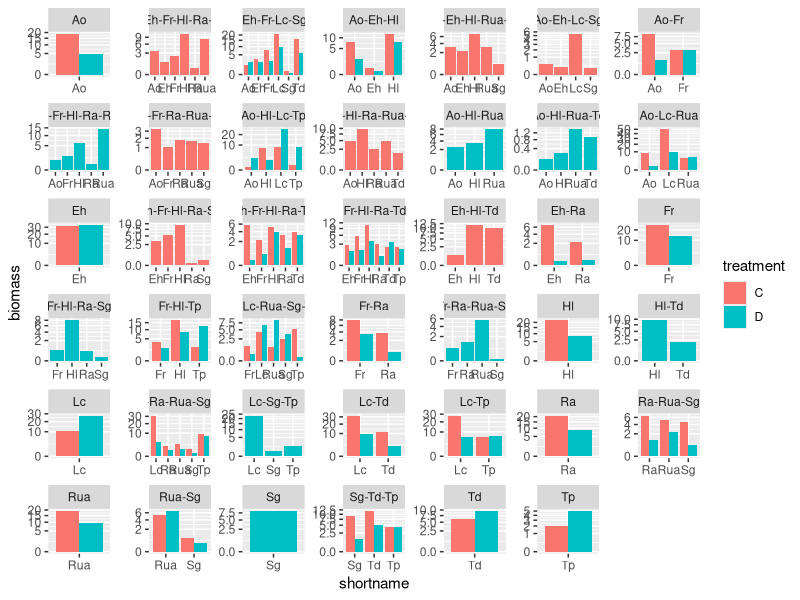
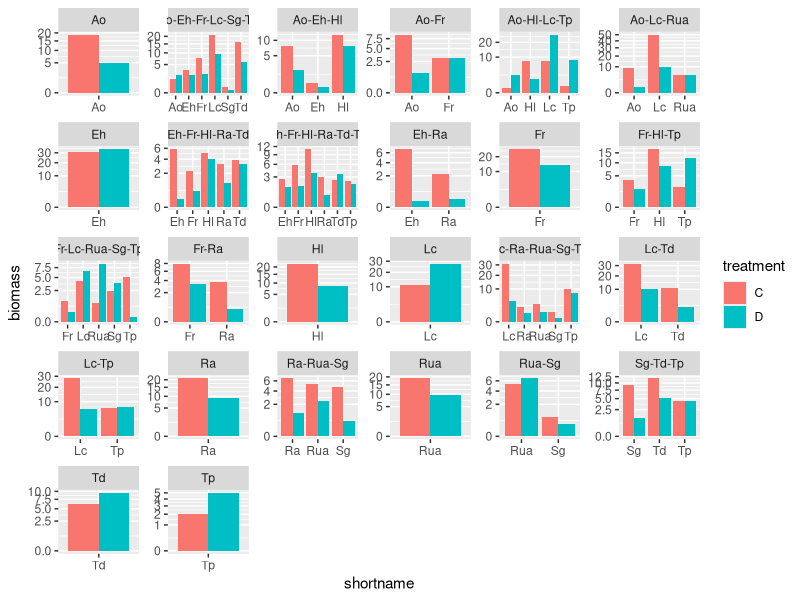
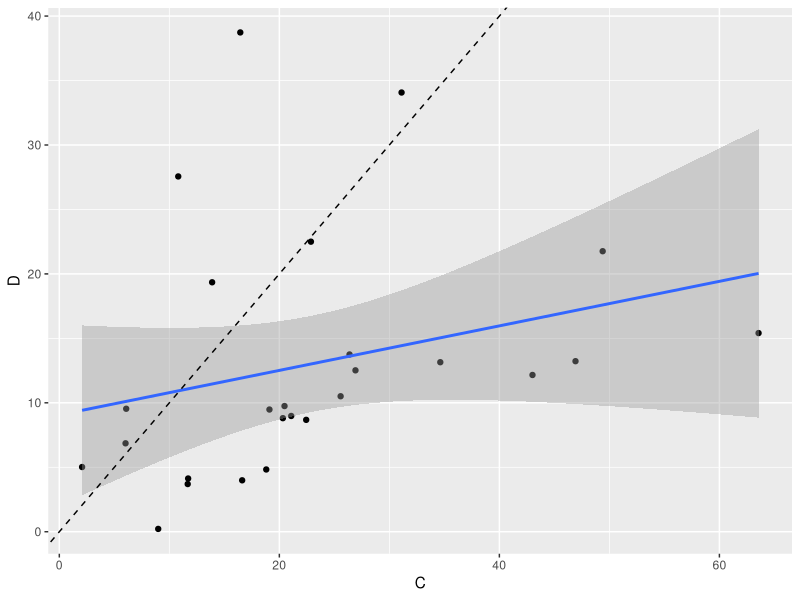
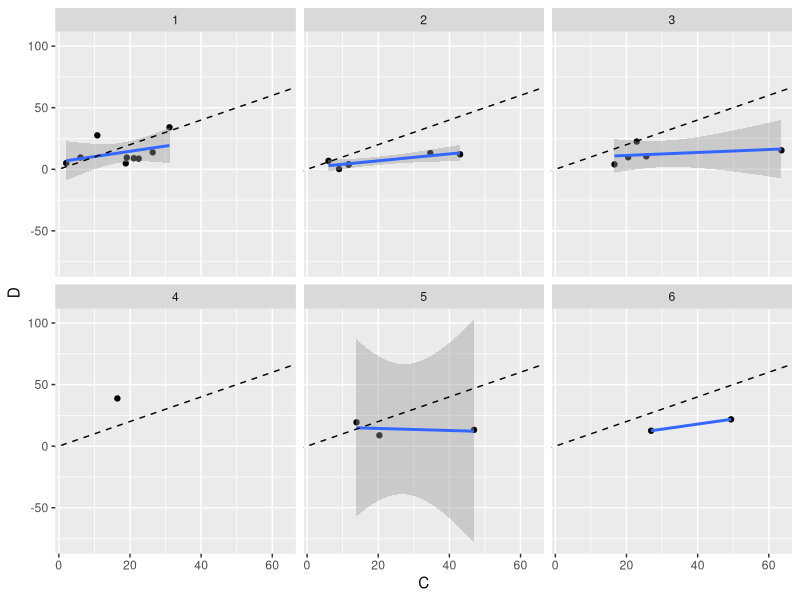

Recreate these plots in R, in order.
## ---- chunk 1
library(readxl)
library(tidyverse)
# by default, read first sheet
# you can specify the name of the sheet
dt <- read_xlsx(path = "../data/Kreyling_et_al.xlsx", sheet = "data")
# or specify the index of the sheet (here, 2nd)
sp <- read_xlsx(path = "../data/Kreyling_et_al.xlsx", sheet = 2)
## ---- chunk 2
# this will show only what fits on the screen
sp
## ---- chunk 3
glimpse(dt)
## ---- chunk 4
dt <- dt %>% 
  select(label, treatment, country, `species name`, 
         subset, `Biomass (g dryweight)`, timing)
dt
## ---- chunk 5
dt <- dt %>% 
  rename(biomass = `Biomass (g dryweight)`, 
         species_name = `species name`)
dt
## ---- chunk 6
dt1 <- dt %>% 
  filter(country == "BE", subset == "species", 
         species_name != "community", 
         is.na(biomass) == FALSE, biomass > 0,
         timing == "post")
## ---- chunk 7
# this does not alter the data, 
# because we are not assigning it to a tibble
dt1 %>% select(species_name) %>% distinct()
## ---- chunk 8
dt1 %>% select(treatment) %>% distinct()
## ---- chunk 9
dt1 %>% select(label) %>% distinct()
## ---- chunk 10
dt1 %>% count(species_name, treatment)
## ---- chunk 11
dt1 %>% count(label)
dt1 %>% 
  count(label) %>% 
  arrange(desc(n)) # desc(x) for descending order
## ---- chunk 12
# this is in tidy (longer) format
dt1 %>% count(species_name, treatment)
# this is in wider format
dt1 %>% 
  count(species_name, treatment) %>% 
  pivot_wider(names_from = treatment, values_from = n) 
# use treatment as column names, and fill each cell with the count
## ---- chunk 13
# go back and forth
dt1 %>% 
  count(species_name, treatment) %>% 
  # from tidy to wider
  pivot_wider(names_from = treatment, values_from = n) %>% 
  # from wide to tidy
  pivot_longer(names_to = "treatment", values_to = "biomass", cols = c(C, D))
## ---- chunk 14
dt2 <- tibble(country = c("BE", "BE", "DE"), 
              treatment = c("C", "D", "D"))
dt2
dt3 <- inner_join(dt, dt2) # only keep BE, C; BE, D; DE, D
dt3 <- anti_join(dt, dt2) # exclude BE, C; BE, D; DE, D
## ---- chunk 15
dt2 <- dt1 %>% # now join the two tables
  inner_join(sp, by  = c("species_name" = "speciescode")) %>% 
  # remove a few columns that we won't need to keep the table small
  select(label, treatment, species, shortname, biomass)
## ---- chunk 16
dt2 <- dt2 %>% 
  # this adds an invisible column specifying group structure
  group_by(label, treatment) %>% 
  # mutate is used to create a new column that is a function of the 
  # current columns
  mutate(community_label = paste(sort(shortname), collapse = "-"))
dt2
# if we want to remove the group information, use `ungroup`
dt2 <- dt2 %>% ungroup()
## ---- chunk 17
dt2 %>%  # color by treatment
  ggplot(aes(x = shortname, y = biomass, fill = treatment)) + 
  # plot bars next to each other
  geom_col(position = "dodge") +
  # one panel per community
  facet_wrap(~community_label, scales = "free")  + 
  # use sqrt scale in y axis
  scale_y_sqrt()
## ---- chunk 18
unpaired <- dt2 %>% 
  select(community_label, treatment) %>% 
  distinct() %>% 
  count(community_label) %>% 
  filter(n < 2) %>% 
  select(community_label) # these are the labels of unpaired

dt2 %>%  # remove unpaired
  anti_join(unpaired) %>% 
  ggplot(aes(x = shortname, y = biomass, fill = treatment)) + 
  geom_col(position = "dodge") +
  facet_wrap(~community_label, scales = "free")  + 
  scale_y_sqrt()
## ---- chunk 19
total_biom <- dt2 %>% 
  group_by(label, community_label, treatment) %>% 
  summarise(biomass = sum(biomass), 
            nsp = n(),
            .groups = "drop") %>% 
  select(community_label, treatment, biomass, nsp) %>% 
  pivot_wider(names_from = treatment, values_from = biomass)
total_biom
## ---- chunk 20
total_biom %>% 
  drop_na() %>%  
  ggplot(aes(x = C, y = D)) + 
  geom_point() + 
  geom_smooth(method = "lm") + 
  geom_abline(slope = 1, intercept = 0, linetype = 2)
## ---- chunk 21
total_biom %>% 
  drop_na() %>%  
  ggplot(aes(x = C, y = D)) + 
  geom_point() + 
  geom_smooth(method = "lm") + 
  facet_wrap(~nsp) + 
  geom_abline(slope = 1, intercept = 0, linetype = 2)
